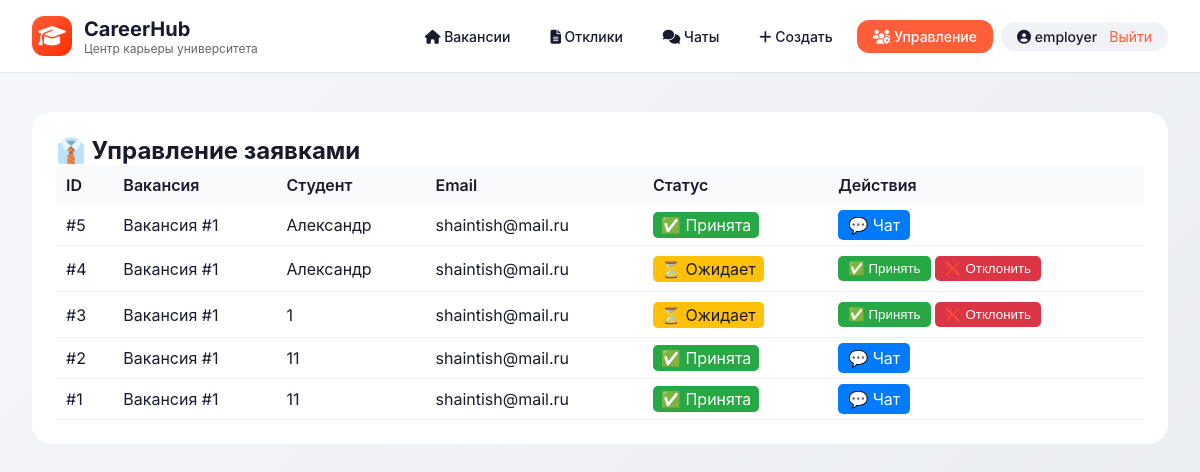
/admin/applications (signed in), run on an earlier commit of the app's database.
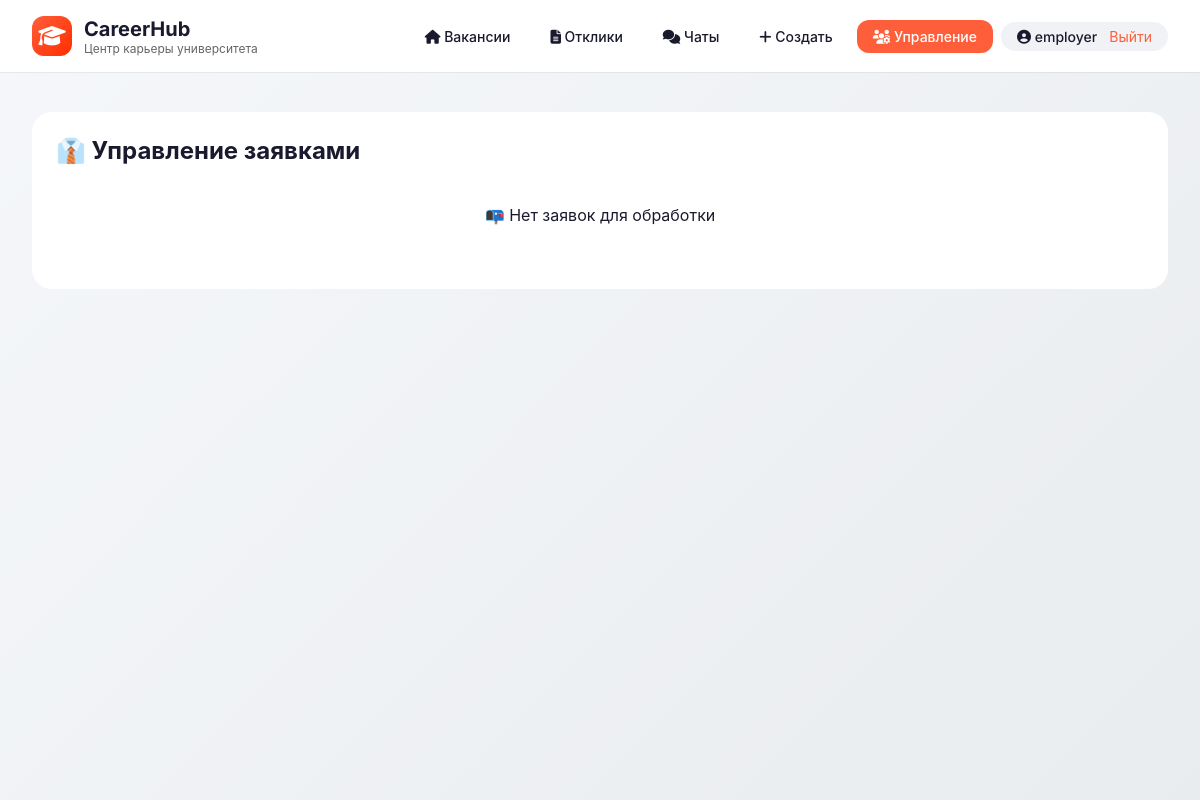
And on a later commit of the database.
### tables this page shows
CREATE TABLE applications (
            id INTEGER PRIMARY KEY AUTOINCREMENT,
            vacancy_id INTEGER NOT NULL,
            student_name TEXT NOT NULL,
            student_email TEXT NOT NULL,
            status TEXT DEFAULT 'pending',
            created_at TIMESTAMP DEFAULT CURRENT_TIMESTAMP
        );

### app/main.py (the view)
@app.get("/admin/applications", response_class=HTMLResponse)
async def admin_applications(request: Request):
    session_id = request.cookies.get("session_id")
    if not session_id or session_id not in sessions:
        return RedirectResponse(url="/employer/login", status_code=303)
    current_user = sessions[session_id]
    if current_user.get("role") != "employer":
        return RedirectResponse(url="/", status_code=303)
    all_applications = JobService.get_all_applications()
    return templates.TemplateResponse(
        "admin_applications.html",
        {"request": request, "applications": all_applications, "user": current_user}
    )

### templates/admin_applications.html (shortened to what this page needs)
{% extends "base.html" %}
{% block content %}
<div class="table-container">
    <h2>👔 Управление заявками</h2>
    {% if applications and applications|length > 0 %}
    <table style="width: 100%; border-collapse: collapse;">
        <thead>
            <tr style="background: #1a1a2e; color: white;">
                <th style="padding: 10px;">ID</th>
                <th style="padding: 10px;">Вакансия</th>
                <th style="padding: 10px;">Студент</th>
                <th style="padding: 10px;">Email</th>
                <th style="padding: 10px;">Статус</th>
                <th style="padding: 10px;">Действия</th>
            </tr>
        </thead>
        <tbody>
            {% for application in applications %}
            <tr style="border-bottom: 1px solid #ddd;">
                <td style="padding: 10px;">#{{ application.id }}</td>
                <td style="padding: 10px;">Вакансия #{{ application.vacancy_id }}</td>
                <td style="padding: 10px;">{{ application.student_name }}</td>
                <td style="padding: 10px;">{{ application.student_email }}</td>
                <td style="padding: 10px;">
                    {% if application.status == 'pending' %}
                        <span style="background: #ffc107; padding: 3px 8px; border-radius: 5px;">⏳ Ожидает</span>
                    {% elif application.status == 'accepted' %}
                        <span style="background: #28a745; color: white; padding: 3px 8px; border-radius: 5px;">✅ Принята</span>
                    {% else %}
                        <span style="background: #dc3545; color: white; padding: 3px 8px; border-radius: 5px;">❌ Отклонена</span>
                    {% endif %}
                </td>
                <td style="padding: 10px;">
                    {% if application.status == 'pending' %}
                    <form method="post" style="display: inline;">
                        <button type="submit" style="background: #28a745; color: white; border: none; padding: 5px 10px; border-radius: 5px; cursor: pointer;">✅ Принять</button>
                    </form>
                    <form method="post" style="display: inline;">
                        <button type="submit" style="background: #dc3545; color: white; border: none; padding: 5px 10px; border-radius: 5px; cursor: pointer;">❌ Отклонить</button>
                    </form>
                    {% elif application.status == 'accepted' %}
                    <a href="/chat/{{ application.id }}" style="background: #007bff; color: white; padding: 5px 10px; border-radius: 5px; text-decoration: none;">💬 Чат</a>
                    {% else %}
                    <span style="color: #666;">Обработана</span>
                    {% endif %}
                </td>
            </tr>
            {% endfor %}
        </tbody>
    </table>
    {% else %}
    <p style="text-align: center; padding: 40px;">📭 Нет заявок для обработки</p>
    {% endif %}
</div>
{% endblock %}

### templates/base.html (shortened to what this page needs)
<!DOCTYPE html>
<html lang="ru">
<head>
    <link rel="stylesheet" href="https://cdnjs.cloudflare.com/ajax/libs/font-awesome/6.4.0/css/all.min.css">
</head>
<body>
    <div class="bg-gradient"></div>
    <header>
        <div class="header-container">
            <div class="logo">
                <div class="logo-icon">
                    <i class="fas fa-graduation-cap"></i>
                </div>
                <div class="logo-text">
                    <h1>CareerHub</h1>
                    <p>Центр карьеры университета</p>
                </div>
            </div>
            <div class="nav-links">
                <a href="/" class="nav-link"><i class="fas fa-home"></i> Вакансии</a>
                <a href="/my-applications" class="nav-link"><i class="fas fa-file-alt"></i> Отклики</a>
                <a href="/my-chats" class="nav-link"><i class="fas fa-comments"></i> Чаты</a>
                <a href="/add-vacancy" class="nav-link"><i class="fas fa-plus"></i> Создать</a>
                {% if user and user.role == 'employer' %}
                    <a href="/admin/applications" class="nav-link employer-btn"><i class="fas fa-users-cog"></i> Управление</a>
                {% endif %}
                {% if user %}
                    <div class="user-menu">
                        <span><i class="fas fa-user-circle"></i> {{ user.username }}</span>
                        <a href="/logout" class="logout-link">Выйти</a>
                    </div>
                {% endif %}
            </div>
        </div>
    </header>
    <div class="container">
        {% block content %}{% endblock %}
    </div>
</body>
</html>

### templates/base.html (style rules this page uses)
* { margin: 0; padding: 0; box-sizing: border-box; }
body { font-family: 'Inter', -apple-system, BlinkMacSystemFont, 'Segoe UI', sans-serif; background: #f5f7fa; min-height: 100vh; color: #1a1a2e; }
.bg-gradient { position: fixed; top: 0; left: 0; width: 100%; height: 100%; z-index: -2; background: linear-gradient(135deg, #f5f7fa 0%, #e9ecef 100%); }
header { background: white; box-shadow: 0 1px 0 rgba(0,0,0,0.05); position: sticky; top: 0; z-index: 100; }
.header-container { max-width: 1400px; margin: 0 auto; padding: 0 32px; display: flex; justify-content: space-between; align-items: center; height: 72px; }
.logo { display: flex; align-items: center; gap: 12px; }
.logo-icon { width: 40px; height: 40px; background: linear-gradient(135deg, #ff5e3a, #ff2e00); border-radius: 12px; display: flex; align-items: center; justify-content: center; }
.logo-icon i { font-size: 22px; color: white; }
.logo-text h1 { font-size: 20px; font-weight: 700; color: #1a1a2e; }
.logo-text p { font-size: 12px; color: #666; }
.nav-links { display: flex; gap: 8px; align-items: center; }
.nav-link { text-decoration: none; color: #1a1a2e; font-weight: 500; padding: 8px 16px; border-radius: 12px; transition: all 0.2s ease; font-size: 14px; }
.nav-link.employer-btn { background: #ff5e3a; color: white; }
.user-menu { display: flex; align-items: center; gap: 12px; background: #f0f2f5; padding: 6px 16px; border-radius: 40px; }
.user-menu span { font-weight: 500; font-size: 14px; }
.logout-link { color: #ff5e3a; text-decoration: none; font-size: 14px; }
.container { max-width: 1400px; margin: 0 auto; padding: 40px 32px; }
.table-container { background: white; border-radius: 20px; padding: 24px; overflow-x: auto; }

What changed in the data, as far as the page shows it:
removed applications: id "5", vacancy_id "1", student_name "Александр", student_email "shaintish@mail.ru", status "✅ Принята"
removed applications: id "4", vacancy_id "1", student_name "Александр", student_email "shaintish@mail.ru", status "⏳ Ожидает"
removed applications: id "3", vacancy_id "1", student_name "1", student_email "shaintish@mail.ru", status "⏳ Ожидает"
removed applications: id "2", vacancy_id "1", student_name "11", student_email "shaintish@mail.ru", status "✅ Принята"
removed applications: id "1", vacancy_id "1", student_name "11", student_email "shaintish@mail.ru", status "✅ Принята"
Also different on the page:
text no longer shown: "ID Вакансия Студент Email Статус Действия"
text now shown: "📭 Нет заявок для обработки"
